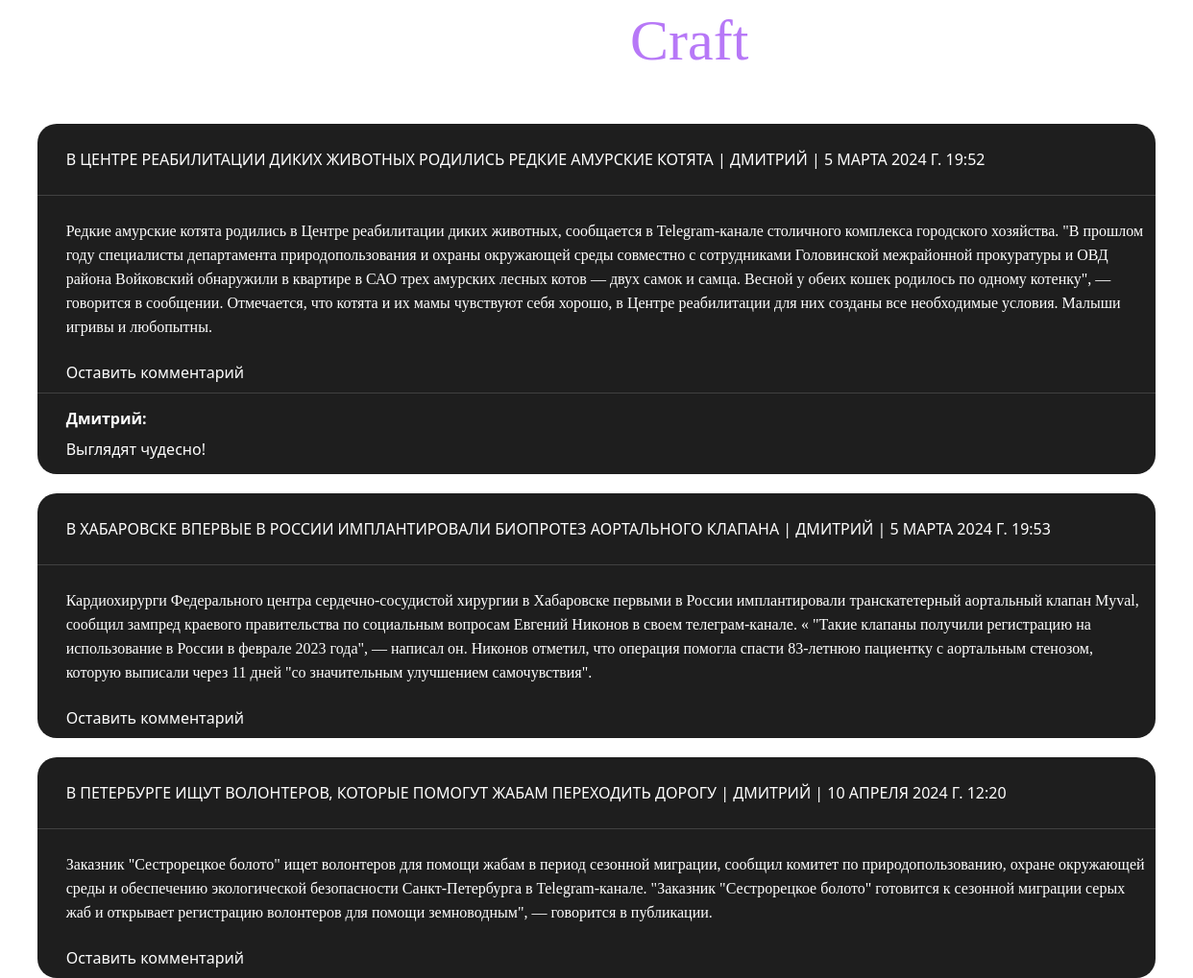
The app's page /articles/ with its own data.
### articles/models.py (models this page shows)
class articles(models.Model):
    title=models.CharField(max_length=255)
    body=models.TextField()
    date=models.DateTimeField(auto_now_add=True)
    author=models.ForeignKey(
        settings.AUTH_USER_MODEL,
        on_delete=models.CASCADE,
    )

class comments(models.Model):
    article=models.ForeignKey(articles, on_delete=models.CASCADE,
                              related_name='comments')
    comment=models.CharField(max_length=255)
    author=models.ForeignKey(
        settings.AUTH_USER_MODEL,
        on_delete=models.CASCADE,
    )

### users/models.py (models this page shows)
class CustomUser(AbstractUser):
    age = models.PositiveIntegerField(default=0)

### articles/views.py (the view)
# urls.py: path('', views.ArticlesListView.as_view(), name='articles_list'),
class ArticlesListView(ListView):
    model = articles
    template_name = 'articles_list.html'

### templates/articles_list.html
{% extends 'base.html' %}
{% block content %}
    <div class="new_post">
        <a href="{% url 'articles_create' %}">Добавить новый пост</a>
    </div>
    {% for articles in object_list %}
    <div class="list_main">
            <div class="list_title">
               <p class="list_title_text">
                <a href="{% url 'articles_detail' articles.pk %}">{{ articles.title }} |</a>
                {{ articles.author }} |
                {{ articles.date}}</p>
            </div>
            <div class="list_body">
                <p class="list_body_text"> {{ articles.body }}</p>
            </div>
            <div class="new_comm">
                <a href="{% url 'comments_create' articles.pk %}">Оставить комментарий</a>
            </div>
        {% for comments in articles.comments.all %}
        <div class="comm_main">
            <div class="comm_author">
               <p class="comm_author_text">{{ comments.author }}:</p>
            </div>
            <div class="comm_body">
                <p class="comm_body_text"> {{ comments.comment}}</p>
            </div>
        </div>
        {% endfor %}
    </div>
    {% endfor %}
{% endblock %}

### static/css/base.css (style rules this page uses)
html { color: white; font-family:'Segoe UI', Tahoma, Geneva, Verdana, sans-serif ; background-image: url(https://i.ibb.co/51BngpK/image.png); background-size: cover; }
a { text-decoration: none; }

### static/css/articles_list.css (style rules this page uses)
.new_post { display: flex; flex-direction: row; align-items: flex-start; justify-content: flex-start; width: 100%; margin-left: 80px; }
.new_post a { text-decoration: none; color: white; }
.list_main { display: flex; justify-content: flex-start; align-items: flex-start; flex-direction: column; background-color: rgb(30,30,30); border-radius: 20px; width: 95%; margin: 10px; }
.list_title { box-sizing: border-box; display: flex; justify-content: flex-start; align-items: flex-start; flex-direction: row; width: 100%; border-bottom: 1px solid rgb(65,65,65); padding: 10px; padding-left: 30px; }
.list_title_text { text-transform: uppercase; height: 1%; }
.list_title_text a { color: white; text-decoration: none; }
.list_body { box-sizing: border-box; display: flex; justify-content: flex-start; align-items: flex-start; width: 100%; padding: 8px; padding-left: 30px; }
.list_body_text { font-family:'Verdana'; line-height: 25px; }
.comm_main { box-sizing: border-box; display: flex; justify-content: center; align-items: flex-start; flex-direction:column; width: 100%; border-top: 1px solid rgb(65,65,65); padding: 10px; padding-left: 30px; }
.comm_author { box-sizing: border-box; display: flex; }
.comm_author_text { display: flex; justify-content: center; align-items: center; height: 0px; font-weight: bold; }
.comm_body_text { display: flex; justify-content: center; align-items: center; height: 0px; }
.new_comm { display: flex; flex-direction: row; align-items: flex-start; justify-content: flex-start; margin-left: 30px; margin-bottom: 10px; }
.new_comm a { text-decoration: none; color: white; }

### records on screen
articles: title "В ЦЕНТРЕ РЕАБИЛИТАЦИИ ДИКИХ ЖИВОТНЫХ РОДИЛИСЬ РЕДКИЕ АМУРСКИЕ КОТЯТА", author "ДМИТРИЙ", date "5 МАРТА 2024 Г. 19:52", body "Редкие амурские котята родились в Центре реабилитации диких животных, сообщается в Telegram-канале столичного комплекса городского хозяйства. \"В прошлом году специалисты департамента природопользования и охраны окружающей среды совместно с сотрудниками Головинской межрайонной прокуратуры и ОВД района Войковский обнаружили в квартире в САО трех амурских лесных котов — двух самок и самца. Весной у обеих кошек родилось по одному котенку\", — говорится в сообщении. Отмечается, что котята и их мамы чувствуют себя хорошо, в Центре реабилитации для них созданы все необходимые условия. Малыши игривы и любопытны."
comments: author "Дмитрий", comment "Выглядят чудесно!"
articles: title "В ХАБАРОВСКЕ ВПЕРВЫЕ В РОССИИ ИМПЛАНТИРОВАЛИ БИОПРОТЕЗ АОРТАЛЬНОГО КЛАПАНА", author "ДМИТРИЙ", date "5 МАРТА 2024 Г. 19:53", body "Кардиохирурги Федерального центра сердечно-сосудистой хирургии в Хабаровске первыми в России имплантировали транскатетерный аортальный клапан Myval, сообщил зампред краевого правительства по социальным вопросам Евгений Никонов в своем телеграм-канале. « \"Такие клапаны получили регистрацию на использование в России в феврале 2023 года\", — написал он. Никонов отметил, что операция помогла спасти 83-летнюю пациентку с аортальным стенозом, которую выписали через 11 дней \"со значительным улучшением самочувствия\"."
articles: title "В ПЕТЕРБУРГЕ ИЩУТ ВОЛОНТЕРОВ, КОТОРЫЕ ПОМОГУТ ЖАБАМ ПЕРЕХОДИТЬ ДОРОГУ", author "ДМИТРИЙ", date "10 АПРЕЛЯ 2024 Г. 12:20", body "Заказник \"Сестрорецкое болото\" ищет волонтеров для помощи жабам в период сезонной миграции, сообщил комитет по природопользованию, охране окружающей среды и обеспечению экологической безопасности Санкт-Петербурга в Telegram-канале. \"Заказник \"Сестрорецкое болото\" готовится к сезонной миграции серых жаб и открывает регистрацию волонтеров для помощи земноводным\", — говорится в публикации."
